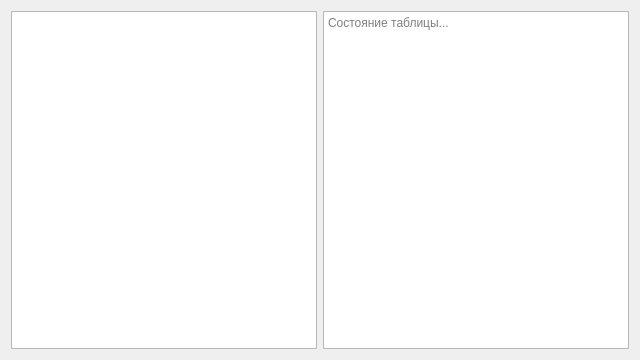
<?xml version="1.0" encoding="UTF-8"?>
<ui version="4.0">
 <class>Form</class>
 <widget class="QWidget" name="Form">
  <property name="geometry">
   <rect>
    <x>0</x>
    <y>0</y>
    <width>640</width>
    <height>360</height>
   </rect>
  </property>
  <property name="minimumSize">
   <size>
    <width>640</width>
    <height>360</height>
   </size>
  </property>
  <property name="windowTitle">
   <string>Form</string>
  </property>
  <layout class="QHBoxLayout" name="horizontalLayout">
   <item>
    <widget class="QTableView" name="tableView"/>
   </item>
   <item>
    <widget class="QPlainTextEdit" name="plainTextEdit">
     <property name="readOnly">
      <bool>true</bool>
     </property>
     <property name="placeholderText">
      <string>Состояние таблицы...</string>
     </property>
    </widget>
   </item>
  </layout>
 </widget>
 <resources/>
 <connections/>
</ui>
